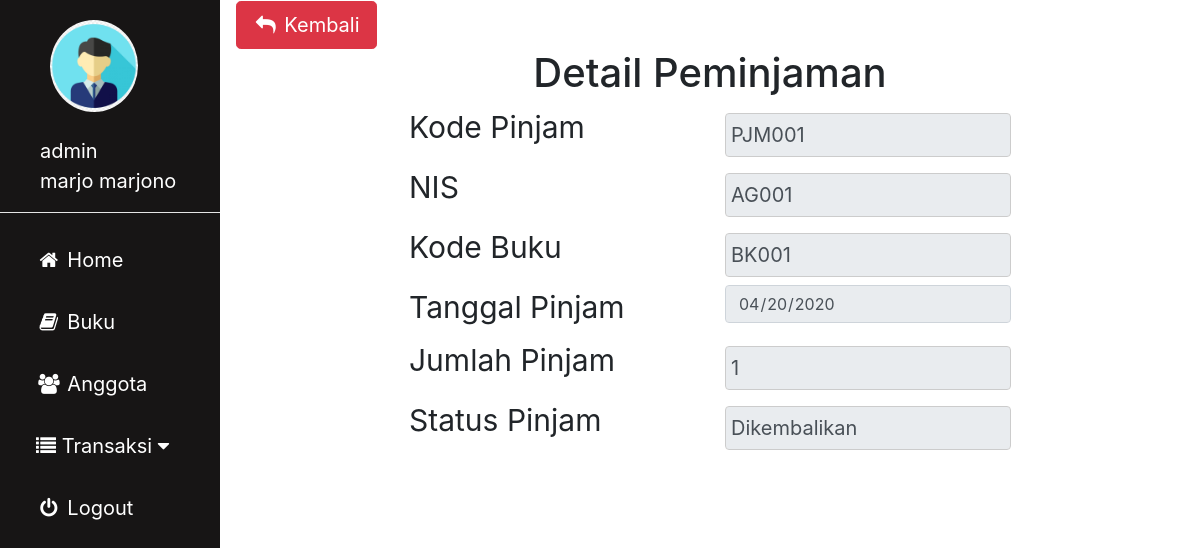
/admin/pinjam_detail.php?agung=PJM001 (signed in), run on the app's committed database.
### tables this page shows
CREATE TABLE `peminjaman` (
  `kode_pinjam` varchar(10) NOT NULL,
  `nis` varchar(10) NOT NULL,
  `kode_buku` varchar(10) NOT NULL,
  `tgl_pinjam` date NOT NULL,
  `jumlah` int(3) NOT NULL,
  `status_pinjam` varchar(30) DEFAULT NULL,
  `status` varchar(20) DEFAULT NULL
);

### admin/pinjam_detail.php (the view, shortened to what this page needs)
<?php
include'sidebar.php';
 ?>
 <link rel="stylesheet" href="../img/csskonten.css">
 <link rel="stylesheet" href="../css/bootstrap.css">
 <?php
 $metode = $_GET['agung'];
 $edit = $koneksi -> prepare("SELECT * FROM peminjaman WHERE kode_pinjam = :kode");
 $edit -> bindParam(':kode', $metode);
 $edit -> execute();
 $hasil = $edit -> fetch();
 ?>
 <div class="main">
   <button type="button" name="button" onclick="history.back(-1)" class="btn btn-danger btn-lg"><i class="fa fa-fw fa-reply"></i> Kembali</button>
   <div class="container col-md-8">
     <h1 align=center>Detail Peminjaman</h1>
     <div class="row">
       <div class="col">
         <label for="kode">Kode Pinjam</label>
       </div>
       <div class="col">
         <input type="text" class="form-control" name="kd_pinjam" value="<?php echo $hasil['kode_pinjam']; ?>" readonly>
       </div>
     </div>
     <div class="row">
       <div class="col">
         <label for="kode">NIS</label>
       </div>
       <div class="col">
         <input type="text" class="form-control" name="kd_pinjam" value="<?php echo $hasil['nis']; ?>" readonly>
       </div>
     </div>
     <div class="row">
       <div class="col">
         <label for="kode">Kode Buku</label>
       </div>
       <div class="col">
         <input type="text" class="form-control" name="kd_buku" value="<?php echo $hasil['kode_buku'];?>" readonly>
       </div>
     </div>
     <div class="row">
       <div class="col">
         <label for="kode">Tanggal Pinjam</label>
       </div>
       <div class="col">
         <input type="date" class="form-control" name="tgl_pinjam" value="<?php echo $hasil['tgl_pinjam'];?>" readonly>
       </div>
     </div>
     <div class="row">
       <div class="col">
         <label for="kode">Jumlah Pinjam</label>
       </div>
       <div class="col">
         <input type="text" class="form-control" name="jmlh_pinjam" value="<?php echo $hasil['jumlah'];?>" readonly>
       </div>
     </div>
     <div class="row">
       <div class="col">
         <label for="kode">Status Pinjam</label>
       </div>
       <div class="col">
         <input type="text" class="form-control" name="jmlh_pinjam" value="<?php echo $hasil['status_pinjam'];?>" readonly>
       </div>
     </div>
     <br>
   </div>
 </div>

### img/cssadmin.css (style rules this page uses)
body { margin: 0; font-family: "Lato", sans-serif; }

### img/csskonten.css (style rules this page uses)
.main { margin-left: 220px; padding: 1px 16px; height: 100%; font-size: 30px; }
input[type=text], input[type=password], select { width: 100%; padding: 5px 5px; margin: 8px 0; display: inline-block; border: 1px solid #ccc; box-sizing: border-box; font-size: 20px; }

### data on the page
peminjaman: kd_pinjam "PJM001", kd_pinjam "AG001", kd_buku "BK001", tgl_pinjam "04/20/2020", jmlh_pinjam "1", jmlh_pinjam "Dikembalikan"

### other printed values
$_SESSION['username']['id'] "admin"
$_SESSION['username']['nama'] "marjo marjono"
